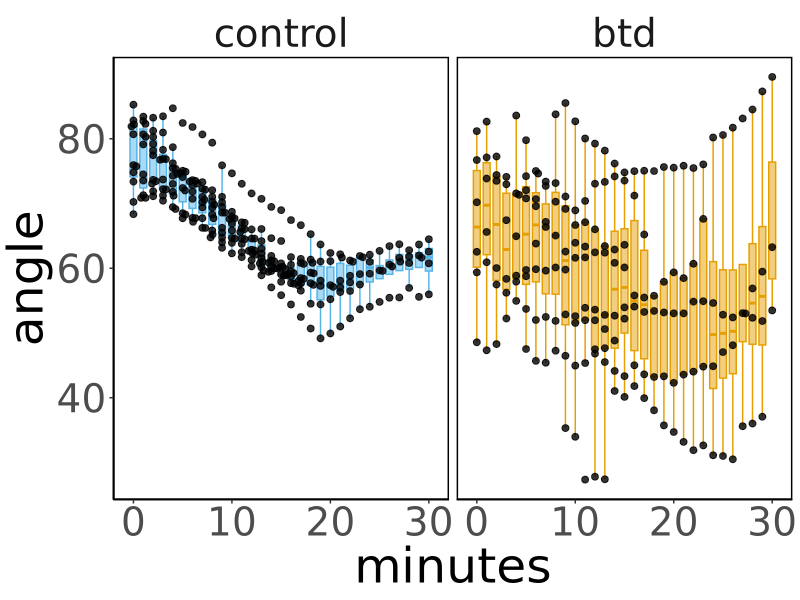
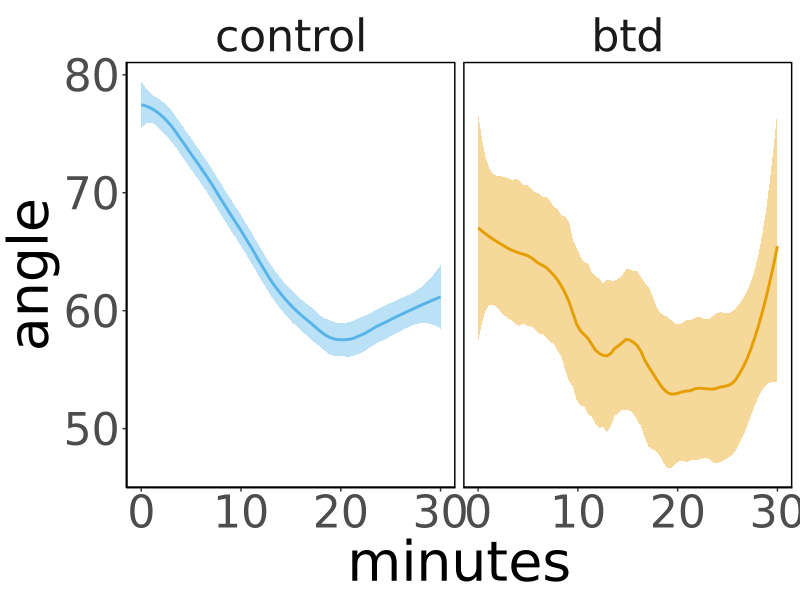
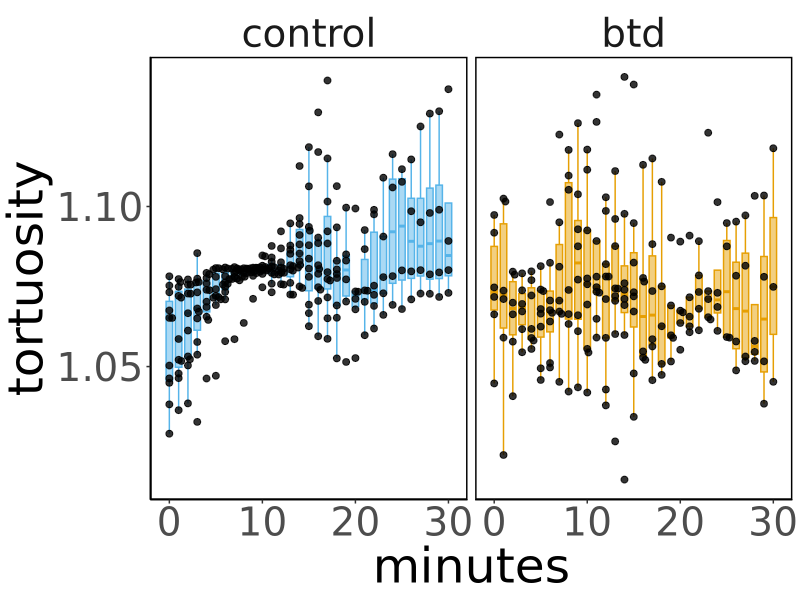
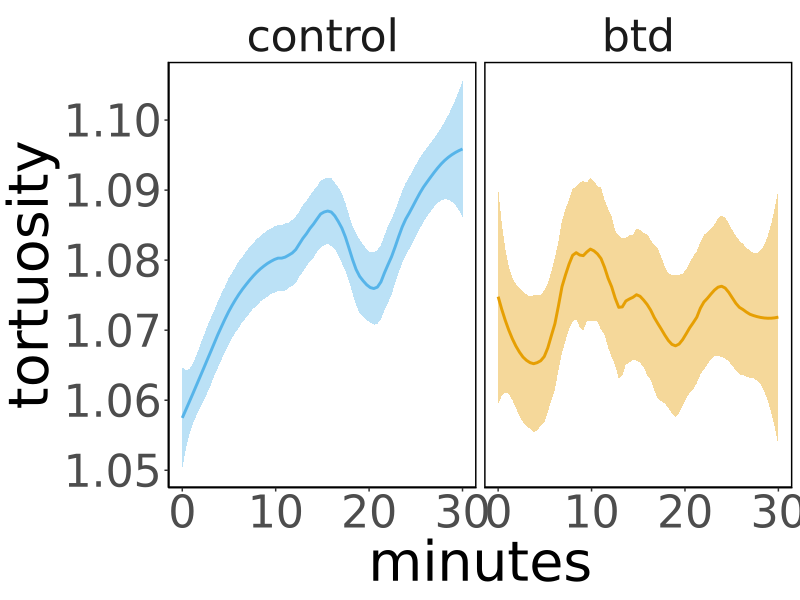
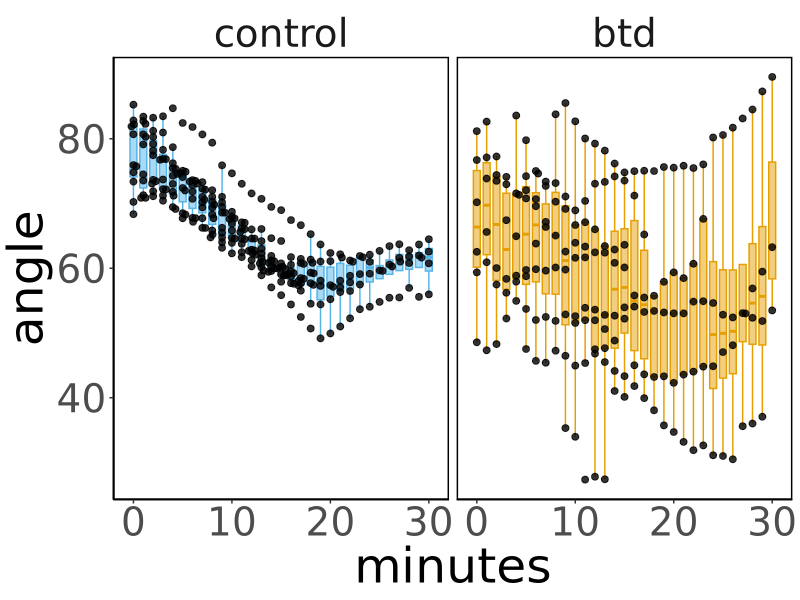
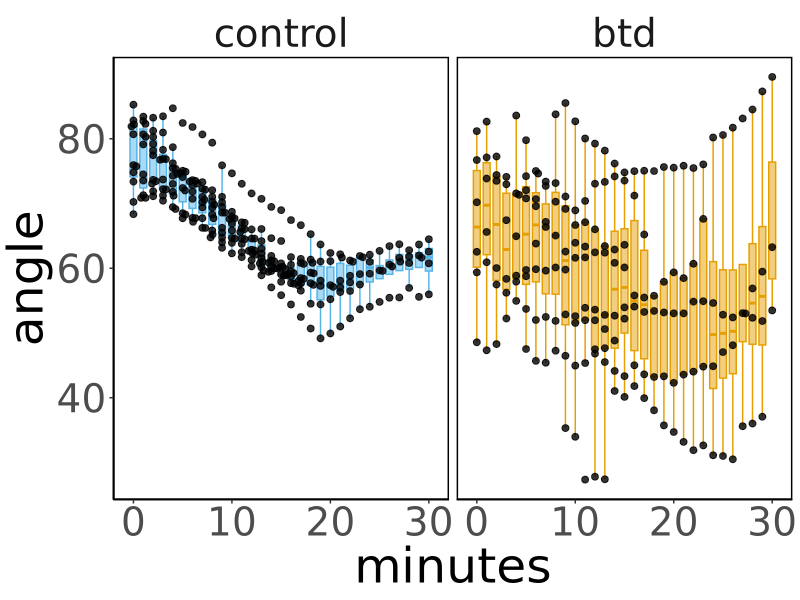
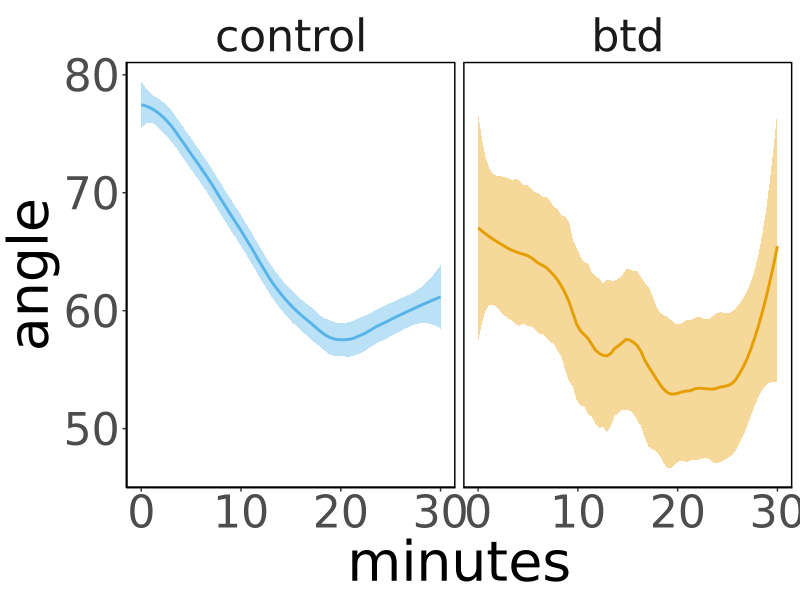
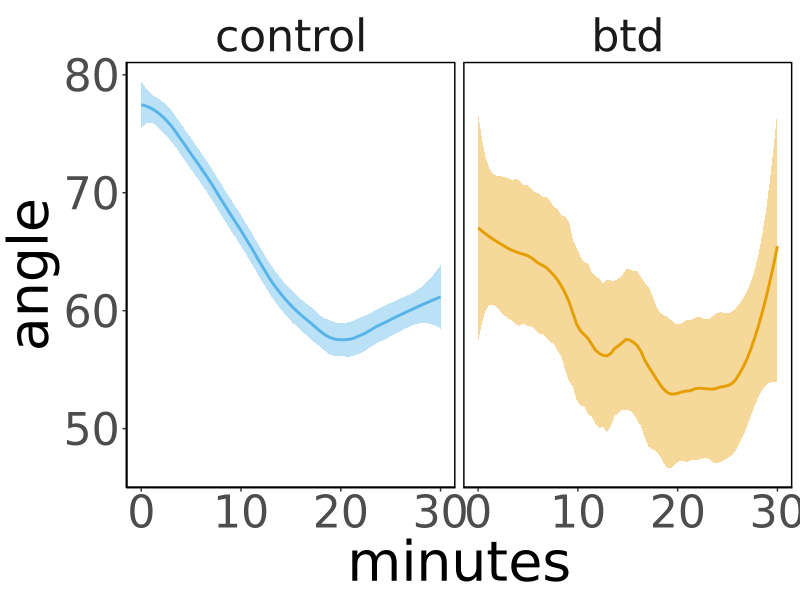

Write the R code that produced these figures, in order.
## ---- chunk 1
knitr::opts_chunk$set(echo = TRUE, tidy = TRUE, cache = FALSE)
knitr::opts_knit$set(root.dir = "~/Dropbox/Projects/Cephalic_furrow/7-Manuscript/1-analyses/ectopic-variability")
library(ggplot2)
library(ggbeeswarm)
## ---- chunk 2
# Load raw ROI measurements from ImageJ
results <- read.csv("7-plots/combined_source.csv")
results <- results[, -c(1, 2)]
colnames(results) <-  c("time", "angle", "tortuosity", "angle_diff", "type")
results$type[results$type == "WT"] <- "control"
results$type[results$type == "Btd"] <- "btd"
results <- results[results$time <=30, ]

# Factor
results$type <- factor(results$type, levels = c("control", "btd"))
# Write table to file
write.csv(results, file = "angle_tortuosity.csv", row.names = FALSE)
## ---- chunk 3
# Automatically aggregate data by columns
stats <- aggregate(
  cbind(angle, tortuosity, angle_diff) ~ type + time,
  results,
  function(x)
    c(
      count = length(x),
      mean = mean(x),
      sd = sd(x))
  )

# Makes column names nicer
stats <- do.call(data.frame, stats)

# Order rows by something meaningful (and re-index)
stats <- stats[order(stats$type, stats$time),]
rownames(stats) <- 1:nrow(stats)

# Write table to file
write.csv(format(stats, digits=2), file = "stats.csv", row.names = FALSE)
print(stats)
## ---- chunk 4
# Plot stocks separately using bars side by side
ggplot(results, aes(time, angle, fill = type, group = interaction(time, type))) +
  geom_boxplot(aes(color = type), show.legend = FALSE, alpha = 0.5, outlier.shape = NA, width = 0.7, position = position_dodge(width = 1.0)) +
  geom_point(alpha = 0.8, size = 2, show.legend = FALSE, position = position_beeswarm(priority = "descending", dodge.width = 1.0, cex = 1)) +
  scale_fill_manual(values=c("#56b4e9", "#e69f03")) +
  scale_color_manual(values=c("#56b4e9", "#e69f03")) +
  labs(x = "minutes", y = "angle") +
  facet_grid(cols = vars(type), scales = "free") +
  theme_classic(base_family = "DejaVu Sans") +
  theme(text =  element_text(size = 35),
        strip.background = element_blank(),
        panel.background = element_rect(colour = "black", size=1))
ggsave("7-plots/angle_facet_boxplot.png", width = 20, height = 5)
ggsave("7-plots/angle_facet_boxplot.svg", width = 20, height = 5)
## ---- chunk 5
# Plot stocks separately using lines vertically
ggplot(results, aes(time, angle, color = type)) +
  geom_smooth(span = 0.3, show.legend = FALSE, aes(fill = type)) +
  scale_fill_manual(values=c("#56b4e9", "#e69f03")) +
  scale_color_manual(values=c("#56b4e9", "#e69f03")) +
  labs(x = "minutes", y = "angle") +
  facet_grid(cols = vars(type), scales = "free") +
  theme_classic(base_family = "DejaVu Sans") +
  theme(text = element_text(size = 40),
        strip.background = element_blank(),
        strip.placement = "outside",
        panel.background = element_rect(colour = "black", size=1))
ggsave("7-plots/angle_facet_smooth.png", width = 18, height = 6)
ggsave("7-plots/angle_facet_smooth.svg", width = 18, height = 6)
## ---- chunk 6
# Plot stocks separately using bars side by side
ggplot(results, aes(time, tortuosity, fill = type, group = interaction(time, type))) +
  geom_boxplot(aes(color = type), show.legend = FALSE, alpha = 0.5, outlier.shape = NA, width = 0.7, position = position_dodge(width = 1.0)) +
  geom_point(alpha = 0.8, size = 2, show.legend = FALSE, position = position_beeswarm(priority = "descending", dodge.width = 1.0, cex = 1)) +
  scale_fill_manual(values=c("#56b4e9", "#e69f03")) +
  scale_color_manual(values=c("#56b4e9", "#e69f03")) +
  labs(x = "minutes", y = "tortuosity") +
  facet_grid(cols = vars(type), scales = "free") +
  theme_classic(base_family = "DejaVu Sans") +
  theme(text =  element_text(size = 35),
        strip.background = element_blank(),
        panel.background = element_rect(colour = "black", size=1))
ggsave("7-plots/tortuosity_facet_boxplot.png", width = 21, height = 5)
ggsave("7-plots/tortuosity_facet_boxplot.svg", width = 21, height = 5)
## ---- chunk 7
# Plot stocks separately using lines vertically
ggplot(results, aes(time, tortuosity, color = type)) +
  geom_smooth(span = 0.3, show.legend = FALSE, aes(fill = type)) +
  scale_fill_manual(values=c("#56b4e9", "#e69f03")) +
  scale_color_manual(values=c("#56b4e9", "#e69f03")) +
  labs(x = "minutes", y = "tortuosity") +
  facet_grid(cols = vars(type), scales = "free") +
  theme_classic(base_family = "DejaVu Sans") +
  theme(text = element_text(size = 40),
        strip.background = element_blank(),
        strip.placement = "outside",
        panel.background = element_rect(colour = "black", size=1))
ggsave("7-plots/tortuosity_facet_smooth.png", width = 18, height = 6)
ggsave("7-plots/tortuosity_facet_smooth.svg", width = 18, height = 6)
